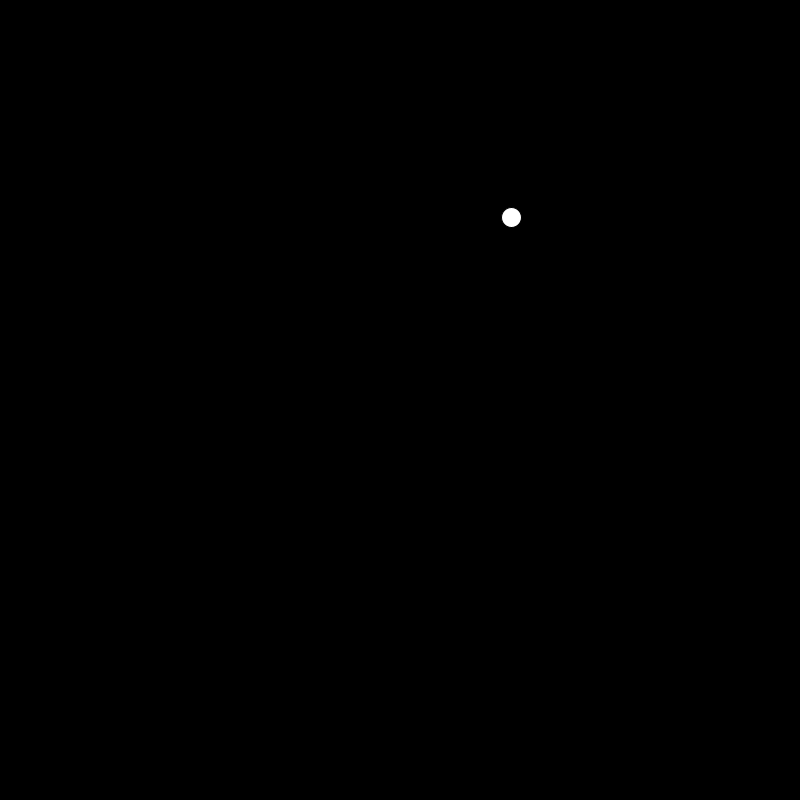
Frame 1 (no input)
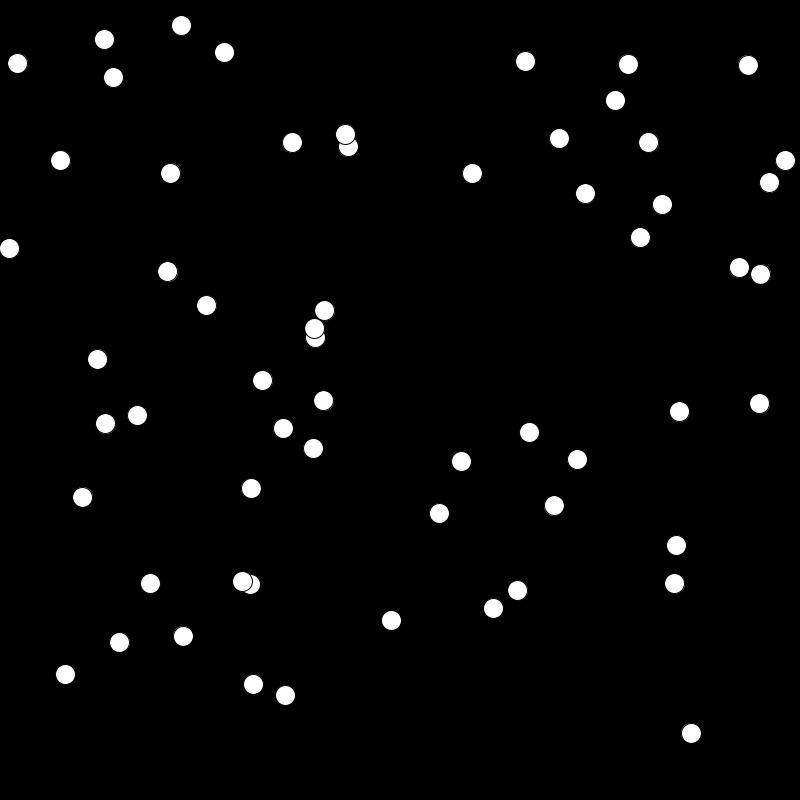
Frame 60 (the mouse pressed at the canvas centre just before this capture)
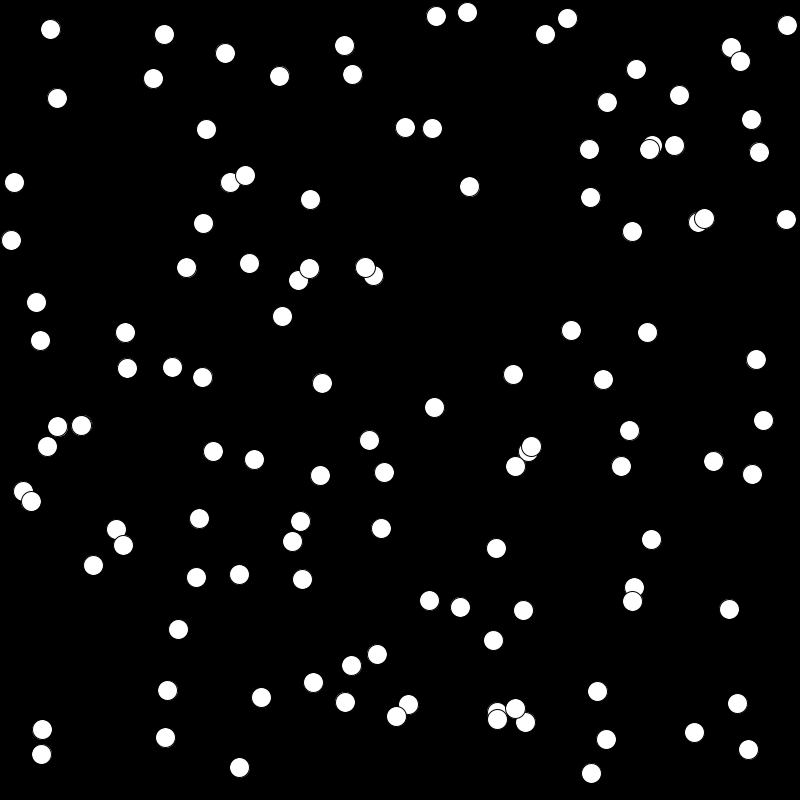
Frame 120 (the mouse held since frame 60 and released just before this capture)

The Processing sketch that drew these frames (run headless with seeded random() and noise(); from frame 60 on, the mouse is pressed at the canvas centre):

// Processing sketch: mini_project_w_array_list
// ── mini_project_w_array_list.pde
//i wanna make a black hole of a bucket collecting water drops
//so i need to get a gravity ball class, and arraylist that
ArrayList <Bouncer> bapples = new ArrayList <Bouncer>();

void setup() {
  size (800, 800);
}

void draw() {
  background(0);
  bapples.add(new Bouncer());
  for (int i = 0; i < bapples.size(); i++) {
   Bouncer b= bapples.get(i);
  b.display();
  b.move();
  b.wallBounce();
  }
}


// ── bouncy_ball.pde
class Bouncer {
  PVector loc, vel;
  float sz;

  Bouncer() {
    sz = 20;
    loc = new PVector(random(sz, width-sz), random(sz, height-sz));
    vel = PVector.random2D();
  }

  void display() {
    ellipse(loc.x, loc.y, sz, sz);
  }
  void move() {
    loc.add(vel);
  }

  void wallBounce() {
    if (loc.x + sz/2 > width) {
      vel.x = -abs(vel.x);
    } 
    if (loc.x - sz/2 < 0) {
      vel.x = abs(vel.x);
    }
    if (loc.y + sz/2 > height) {
      vel.y = -abs(vel.y);
    }
    if (loc.y - sz/2 < 0) {
      vel.y = abs(vel.y);
    }
  }

  void collideWith(Bouncer someOtherBall) {
    if (loc.dist(someOtherBall.loc) < sz/2 + someOtherBall.sz/2) {
      vel = PVector.sub(loc, someOtherBall.loc);
      vel.normalize();
    }
  }
}
